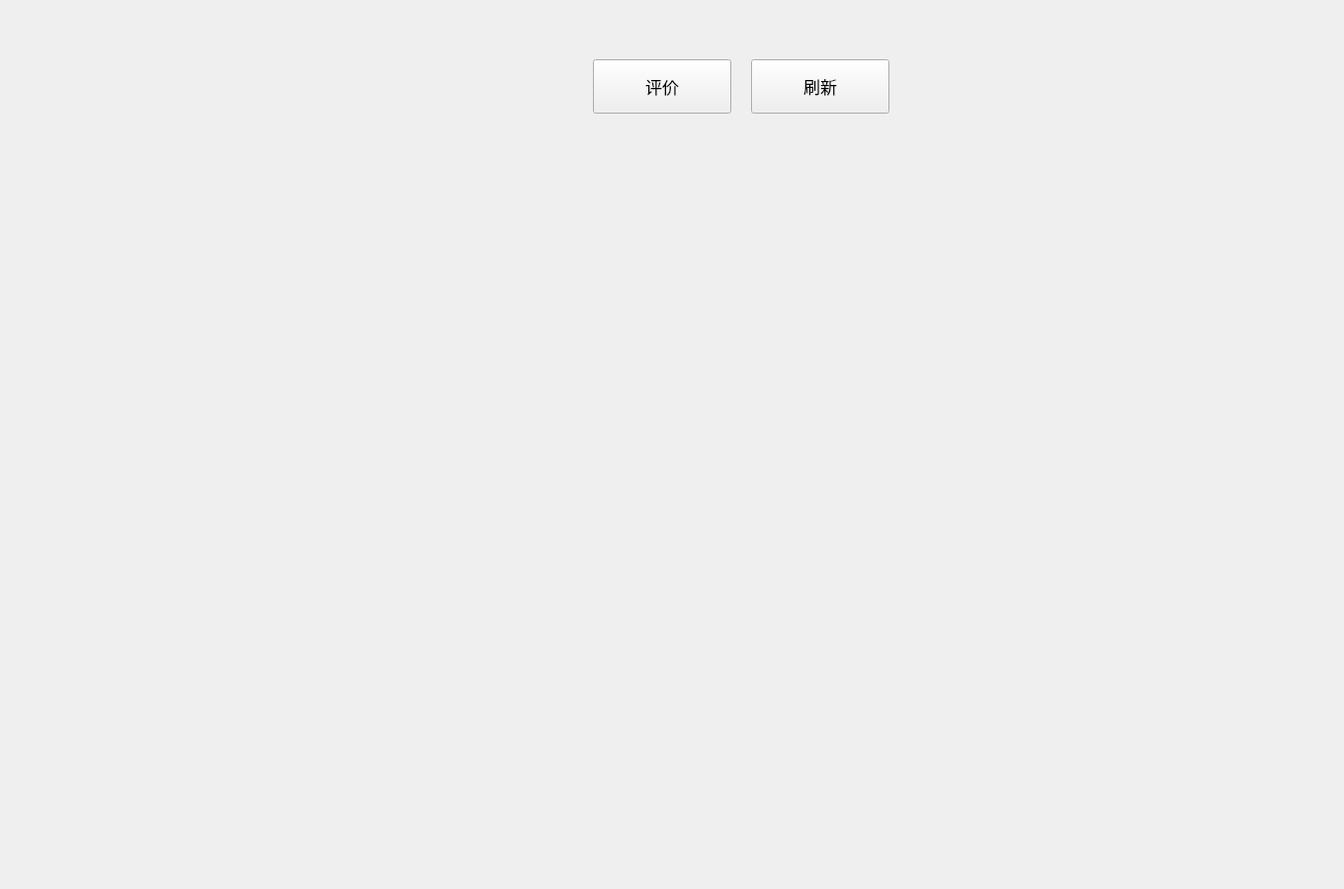
<?xml version="1.0" encoding="UTF-8"?>
<ui version="4.0">
 <class>RepairEvaluate</class>
 <widget class="QWidget" name="RepairEvaluate">
  <property name="geometry">
   <rect>
    <x>0</x>
    <y>0</y>
    <width>1360</width>
    <height>900</height>
   </rect>
  </property>
  <property name="sizePolicy">
   <sizepolicy hsizetype="Fixed" vsizetype="Fixed">
    <horstretch>0</horstretch>
    <verstretch>0</verstretch>
   </sizepolicy>
  </property>
  <property name="windowTitle">
   <string>Form</string>
  </property>
  <widget class="QPushButton" name="refreshButton">
   <property name="geometry">
    <rect>
     <x>760</x>
     <y>60</y>
     <width>140</width>
     <height>55</height>
    </rect>
   </property>
   <property name="sizePolicy">
    <sizepolicy hsizetype="Fixed" vsizetype="Fixed">
     <horstretch>0</horstretch>
     <verstretch>0</verstretch>
    </sizepolicy>
   </property>
   <property name="font">
    <font>
     <pointsize>13</pointsize>
    </font>
   </property>
   <property name="text">
    <string>刷新</string>
   </property>
  </widget>
  <widget class="QPushButton" name="evaluateButton">
   <property name="geometry">
    <rect>
     <x>600</x>
     <y>60</y>
     <width>140</width>
     <height>55</height>
    </rect>
   </property>
   <property name="sizePolicy">
    <sizepolicy hsizetype="Fixed" vsizetype="Fixed">
     <horstretch>0</horstretch>
     <verstretch>0</verstretch>
    </sizepolicy>
   </property>
   <property name="font">
    <font>
     <pointsize>13</pointsize>
    </font>
   </property>
   <property name="text">
    <string>评价</string>
   </property>
  </widget>
 </widget>
 <resources/>
 <connections/>
</ui>
